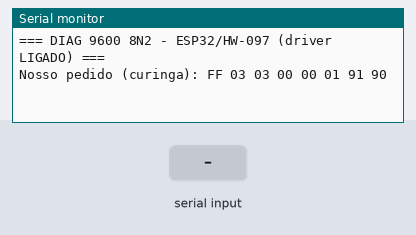
Bench run of a sketch on a simulated ESP32-S3. Shown: the last lines printed to the serial monitor. Inputs (shaded band) come from the test bench.

Above: at 1.6 s.
1.7 s: "1" received over the second serial link
At 2.8 s:
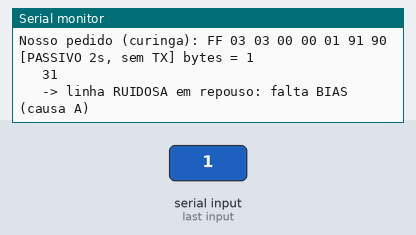
3.9 s: "0" received over the second serial link
At 4.4 s:
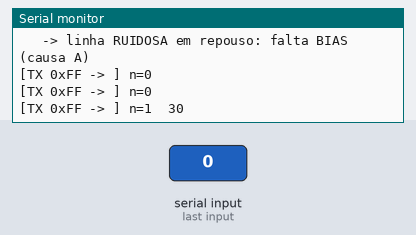

Measured:
- after the input at 1.7 s, the serial monitor: prints a new line after 0.71 s (image 1)
- after the input at 3.9 s, the serial monitor: prints a new line after 0.08 s (image 2)

The sketch:

ASDA_B2_Diag_ESP32.ino
```cpp
#include <Arduino.h>

/*
 * Diagnostico de sinal -- ESP32-S3 / HW-097, travado em 9600 8N2.
 *
 * Nao e varredura. Serve para separar DUAS causas do "lixo":
 *
 *   A) linha RS-485 sem polarizacao (bias): fica flutuando em repouso e
 *      o receptor inventa bytes mesmo sem ninguem transmitir. O dongle
 *      nao sofria disso porque traz bias interno; o HW-097 pelado, nao.
 *
 *   B) nosso TX / conversor de nivel: a linha e quieta em repouso, mas o
 *      quadro que recebemos depois de transmitir vem corrompido.
 *
 * O teste PASSIVO (nao transmite, so escuta 2 s) decide:
 *   muitos bytes com o barramento parado  -> causa A (falta bias)
 *   zero bytes parado, lixo so apos TX     -> causa B (TX/conversor)
 *
 * Somente leitura. So 03H. Nunca escreve nem habilita nada.
 */

constexpr int RS485_TX = 17;
constexpr int RS485_RX = 18;
constexpr int DE_PIN   = 16;

constexpr uint32_t BAUD = 9600;
constexpr uint32_t CFG  = SERIAL_8N2;

uint8_t lastReq[8]; uint8_t lastReqLen = 0;

void hx(uint8_t v){ if (v < 0x10) Serial.print('0'); Serial.print(v, HEX); Serial.print(' '); }

uint16_t crc16(const uint8_t *d, uint8_t n){
  uint16_t c = 0xFFFF;
  while (n-- > 0){ c ^= *d++; for (uint8_t b=0;b<8;++b) c=(c&1)?(uint16_t)((c>>1)^0xA001):(uint16_t)(c>>1); }
  return c;
}

// Serial1 e iniciado UMA vez no setup(); nao re-inicia por transacao,
// para nao glitchar os primeiros bytes recebidos.
void drainBus(){ while (Serial1.available()) (void)Serial1.read(); }

// escuta pura: NAO transmite, DE fica em LOW (recepcao)
uint16_t passiveListen(uint16_t ms, uint8_t *buf, uint16_t bufSize){
  drainBus();
  digitalWrite(DE_PIN, LOW);
  uint16_t n = 0; const uint32_t t0 = millis();
  while ((millis() - t0) < ms)
    while (Serial1.available() && n < bufSize) buf[n++] = (uint8_t)Serial1.read();
  return n;
}

uint16_t probe(uint8_t slave, uint16_t addr, uint8_t *buf, uint16_t bufSize, uint16_t ms){
  uint8_t req[8] = { slave, 0x03, (uint8_t)(addr>>8), (uint8_t)(addr&0xFF), 0x00, 0x01, 0, 0 };
  const uint16_t c = crc16(req, 6); req[6]=(uint8_t)(c&0xFF); req[7]=(uint8_t)(c>>8);
  memcpy(lastReq, req, 8); lastReqLen = 8;

  drainBus();
  delay(20);
  digitalWrite(DE_PIN, HIGH);
  Serial1.write(req, 8);
  Serial1.flush();
  delayMicroseconds(50);
  digitalWrite(DE_PIN, LOW);

  uint16_t n = 0; const uint32_t t0 = millis();
  while ((millis() - t0) < ms)
    while (Serial1.available() && n < bufSize) buf[n++] = (uint8_t)Serial1.read();
  return n;
}

void setup(){
  pinMode(DE_PIN, OUTPUT); digitalWrite(DE_PIN, LOW);
  Serial.begin(115200); delay(400);
  Serial1.begin(BAUD, CFG, RS485_RX, RS485_TX);   // uma unica vez
  delay(10); drainBus();
  Serial.println();
  Serial.println("=== DIAG 9600 8N2 - ESP32/HW-097 (driver LIGADO) ===");
  uint8_t req[8] = { 0xFF, 0x03, 0x03, 0x00, 0x00, 0x01, 0, 0 };
  const uint16_t c = crc16(req, 6); req[6]=(uint8_t)(c&0xFF); req[7]=(uint8_t)(c>>8);
  Serial.print("Nosso pedido (curinga): "); for (uint8_t i=0;i<8;++i) hx(req[i]); Serial.println();
}

void loop(){
  uint8_t buf[64];

  // 1) ESCUTA PASSIVA -- nao transmite nada
  uint16_t n = passiveListen(2000, buf, sizeof(buf));
  Serial.println();
  Serial.print("[PASSIVO 2s, sem TX] bytes = "); Serial.println(n);
  if (n){ Serial.print("   "); for (uint16_t i=0;i<n && i<48;++i) hx(buf[i]); Serial.println(); }
  Serial.println(n ? "   -> linha RUIDOSA em repouso: falta BIAS (causa A)"
                   : "   -> linha quieta em repouso: bias ok (olhe o TX abaixo)");

  // 2) PROBES com TX, curinga e 0x01
  for (uint8_t k = 0; k < 2; ++k){
    const uint8_t slave = k ? 0x01 : 0xFF;
    for (uint8_t r = 0; r < 3; ++r){
      n = probe(slave, 0x0300, buf, sizeof(buf), 500);
      Serial.print("[TX 0x"); hx(slave); Serial.print("-> ] n="); Serial.print(n); Serial.print("  ");
      for (uint16_t i=0;i<n && i<32;++i) hx(buf[i]);
      Serial.println();
    }
  }

  Serial.println("--- repete em 4 s ---");
  delay(4000);
}
```
